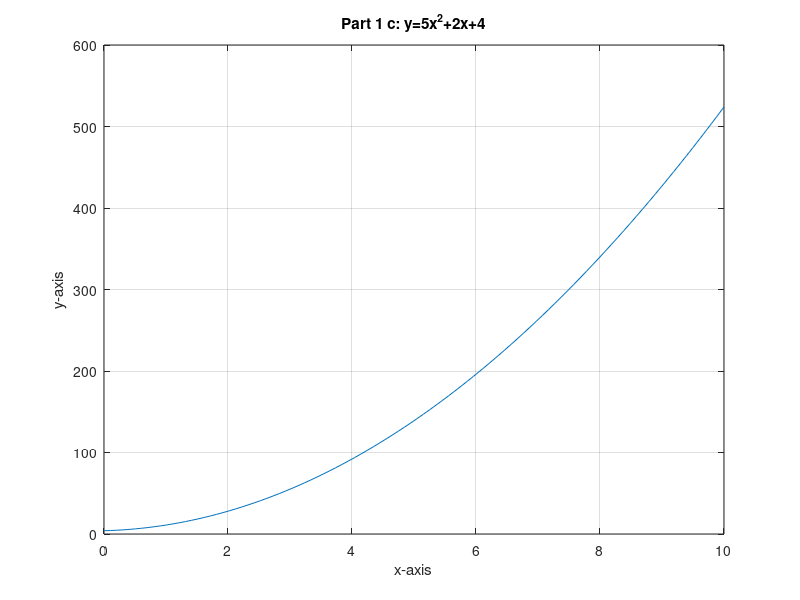

Source code (MATLAB):
x = linspace(0,10,100);
y = 5*x.^(2)+2*x+4;
plot(x,y)
title("Part 1 c: y=5x^2+2x+4")
xlabel("x-axis")
ylabel("y-axis")
grid on